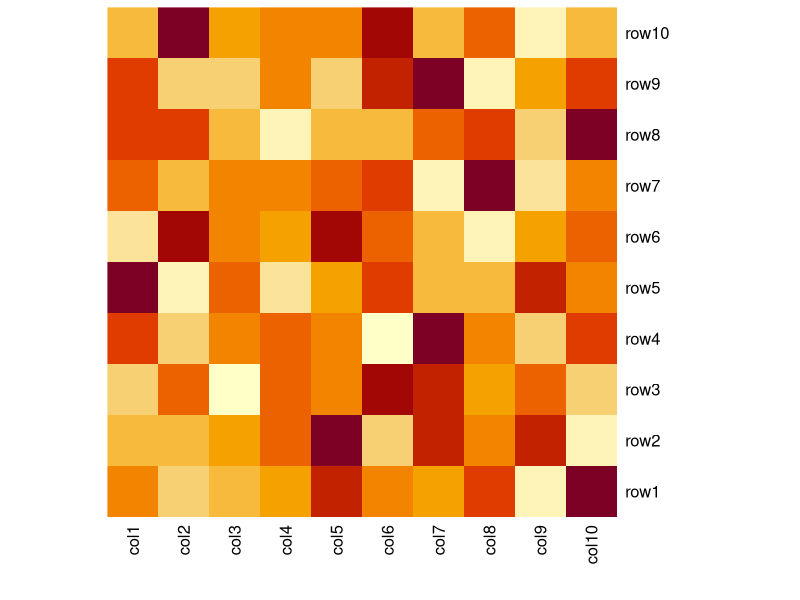

Reproduce this figure in R.
data <- matrix(rnorm(100, 0, 10), nrow = 10, ncol = 10)           
colnames(data) <- paste0("col", 1:10)                             
rownames(data) <- paste0("row", 1:10)   
View (data)
heatmap(data, Rowv = NA, Colv = NA)
